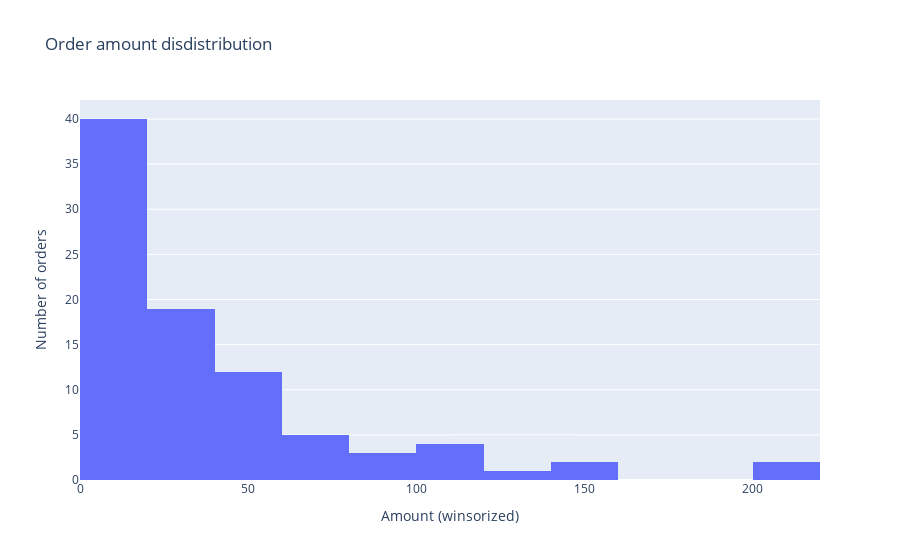

Write notebook code for a chart like this one.
### Markdown cell above
<h3> ------------------------------------------------------------------------</h3>
<h3 style ="color: white"> Order Amount Distribution </h3>

### Code cell
fig = px.histogram(df, x="amount_winsor", nbins=15, title="Order amount disdistribution")
fig.update_xaxes(title_text="Amount (winsorized)")
fig.update_yaxes(title_text="Number of orders")
fig.show()
save_fig(fig, FIGS / "amount_hist_winsor.png")
print("Run sccessful! check for (amount_hist_winsor.png) file in reports/figures folder")

### Figure 1 — Plotly figure (JSON) as saved in the notebook; plotly's stock layout.template omitted (floating-point values rounded to 4 significant figures)
{"data": [{"bingroup": "x", "hovertemplate": "amount_winsor=%{x}<br>count=%{y}<extra></extra>", "legendgroup": "", "marker": {"color": "#636efa", "pattern": {"shape": ""}}, "name": "", "nbinsx": 15, "orientation": "v", "showlegend": false, "type": "histogram", "x": [12.5, 8.0, NaN, 25.0, 100.0, 15.75, 45.0, NaN, 19.99, 50.0, 120.5, 30.0, 4.35, 15.0, NaN, 60.0, 22.1, 10.0, 85.0, 12.0, 33.0, NaN, 14.5, 200.0, 5.5, 45.0, 18.0, 99.99, NaN, 12.5, 25.0, 10.0, 30.0, 7.5, 150.0, 22.0, 11.0, 40.0, 19.5, 55.0, 12.0, NaN, 28.0, 14.0, 100.0, 9.99, 65.0, 25.0, 18.5, 42.0, 13.0, 31.5, 80.0, 21.0, NaN, 17.5, 50.0, 9.0, 110.0, 24.0, 15.5, 75.0, NaN, 12.0, 33.0, 40.0, 19.99, NaN, 14.5, 60.0, 25.0, 10.0, 5.0, 200.0, 12.5, 44.0, 18.0, NaN, 29.9, 15.0, 50.0, 8.5, 100.0, 22.0, 14.0, 35.0, 19.0, 60.0, 12.5, NaN, 45.0, NaN, 10.0, 25.0, 150.0, 18.5, 30.0, 7.0, 55.0, 12.0], "xaxis": "x", "yaxis": "y"}], "layout": {"barmode": "relative", "legend": {"tracegroupgap": 0}, "title": {"text": "Order amount disdistribution"}, "xaxis": {"anchor": "y", "domain": [0, 1], "title": {"text": "Amount (winsorized)"}}, "yaxis": {"anchor": "x", "domain": [0, 1], "title": {"text": "Number of orders"}}}}
